Frame 1 (no input): blank canvas, image omitted
Frame 60 (no input): blank canvas, image omitted
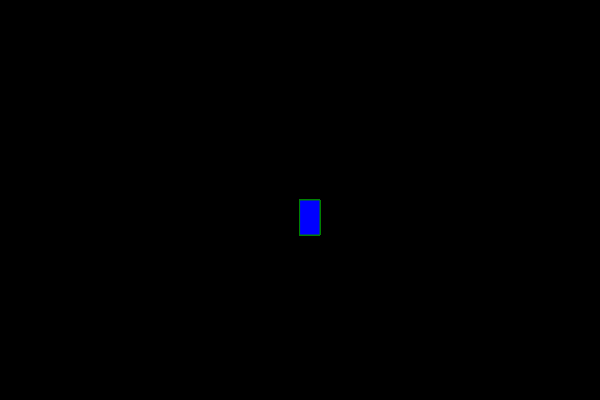
Frame 120 (the mouse pressed at the canvas centre since frame 60)

The p5.js sketch whose frames 1 and 60 were blank and that drew this single picture after the mouse press (run headless with seeded random() and noise() and a simulated clock; from frame 60 on, the mouse is pressed at the canvas centre):

// p5.js sketch
// ── sketch.js
function setup() {
    createCanvas(600, 400);
    background("black");
  }
  
  function draw() {
    stroke("green");
    fill("blue");
  
    if(mouseIsPressed) {
      rect(mouseX, mouseY, 20, 35);
  
   }   
  }
